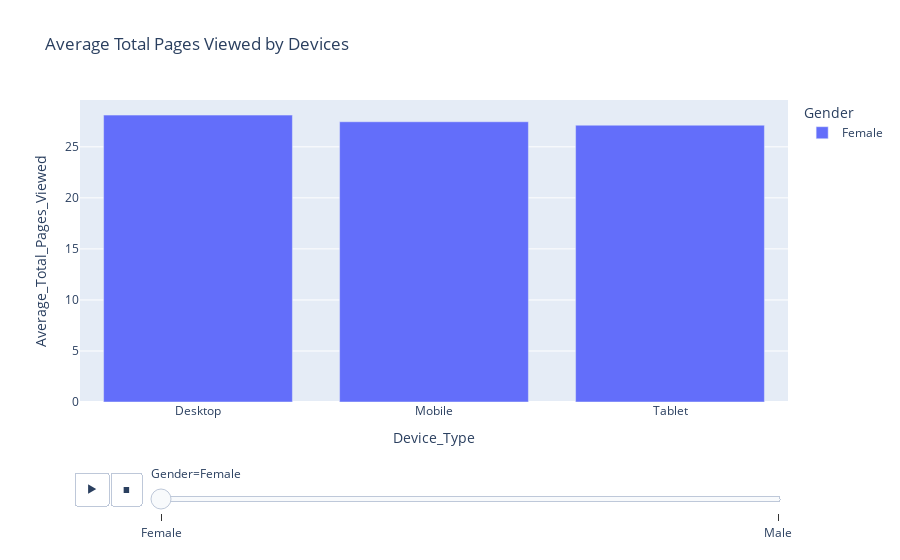

Source (notebook cell):
### Code cell
devices_grouped = dataset.groupby(['Device_Type', 'Gender'])['Total_Pages_Viewed'].mean().reset_index()
devices_grouped.columns = ['Device_Type', 'Gender', 'Average_Total_Pages_Viewed']
fig = px.bar(devices_grouped, x='Device_Type', y='Average_Total_Pages_Viewed', color='Gender',
             title='Average Total Pages Viewed by Devices', animation_frame='Gender')
fig.show()

### Figure 1 — Plotly figure (JSON) as saved in the notebook; plotly's stock layout.template omitted (floating-point values rounded to 4 significant figures)
{"data": [{"alignmentgroup": "True", "hovertemplate": "Gender=Female<br>Device_Type=%{x}<br>Average_Total_Pages_Viewed=%{y}<extra></extra>", "legendgroup": "Female", "marker": {"color": "#636efa", "pattern": {"shape": ""}}, "name": "Female", "offsetgroup": "Female", "orientation": "v", "showlegend": true, "textposition": "auto", "type": "bar", "x": ["Desktop", "Mobile", "Tablet"], "xaxis": "x", "y": [28.11, 27.46, 27.12], "yaxis": "y"}], "layout": {"barmode": "relative", "legend": {"title": {"text": "Gender"}, "tracegroupgap": 0}, "sliders": [{"active": 0, "currentvalue": {"prefix": "Gender="}, "len": 0.9, "pad": {"b": 10, "t": 60}, "steps": [{"args": [["Female"], {"frame": {"duration": 0, "redraw": true}, "fromcurrent": true, "mode": "immediate", "transition": {"duration": 0, "easing": "linear"}}], "label": "Female", "method": "animate"}, {"args": [["Male"], {"frame": {"duration": 0, "redraw": true}, "fromcurrent": true, "mode": "immediate", "transition": {"duration": 0, "easing": "linear"}}], "label": "Male", "method": "animate"}], "x": 0.1, "xanchor": "left", "y": 0, "yanchor": "top"}], "title": {"text": "Average Total Pages Viewed by Devices"}, "updatemenus": [{"buttons": [{"args": [null, {"frame": {"duration": 500, "redraw": true}, "fromcurrent": true, "mode": "immediate", "transition": {"duration": 500, "easing": "linear"}}], "label": "&#9654;", "method": "animate"}, {"args": [[null], {"frame": {"duration": 0, "redraw": true}, "fromcurrent": true, "mode": "immediate", "transition": {"duration": 0, "easing": "linear"}}], "label": "&#9724;", "method": "animate"}], "direction": "left", "pad": {"r": 10, "t": 70}, "showactive": false, "type": "buttons", "x": 0.1, "xanchor": "right", "y": 0, "yanchor": "top"}], "xaxis": {"anchor": "y", "domain": [0, 1], "title": {"text": "Device_Type"}}, "yaxis": {"anchor": "x", "domain": [0, 1], "title": {"text": "Average_Total_Pages_Viewed"}}}}
